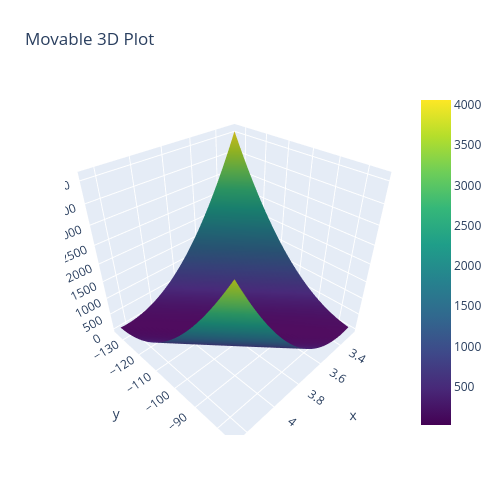

The code cell stored with this chart in its notebook:
### Code cell
def LinearRegression(x,t): #inputs : 1)input data i.e (x). 2)target i.e (t)
    w_opt = np.linalg.pinv(x) @ t
    return w_opt

def Error(w,t,x): #inputs : 1)weight 2)data i.e (t,x)
    #Estimate the target
    y = x @ w
    error = np.mean((y - t) ** 2)
    #Compute and return the error
    return error

########################################
#Generate meaningfull data
########################################
heights = rng.choice(np.arange(50,80), size=25, replace=True)
noise = rng.standard_normal(25) * (20**0.5)
targets = 3.86 * heights - 110.42 + noise
w_true = [3.86, -110.42]

########################################
#Plot scatter plot of data
########################################

plt.scatter(heights, targets)


########################################
#Weight estimation through error surface, i.e., empirically locate the minima of error surface
########################################
#Sample a bunch of w's around w_opt and compute the associated error

X = np.vstack((heights, np.ones(25))).T
w_pseudo_inverse = LinearRegression(X, targets)

predictions = X @ w_pseudo_inverse
error = Error(w_pseudo_inverse, targets,X)
print(error)
w0 = w_pseudo_inverse[0]
w1 = w_pseudo_inverse[1]

x = np.linspace(50, 80, 50)
x_augmented = np.vstack((x, np.ones(50))).T
print(x_augmented.shape, w_pseudo_inverse.shape)
y = x_augmented @ w_pseudo_inverse
y_true = x_augmented @ w_true
plt.plot(x_augmented[:, 0],y, c='m', label="predicted weights")
plt.plot(x_augmented[:, 0],y_true, label="true weights")
plt.xlabel("heights")
plt.ylabel("weights")
plt.title("Linear regression fit")
plt.legend()
plt.show()

#Compute the error
# def Error(w,t,x): #inputs : 1)weight 2)data i.e (t,x)
#     #Estimate the target
#     y = x @ w
#     error = np.mean((y - t) ** 2)
#     #Compute and return the error
#     return error


#Plot 3D error surface and the corresponding contour plots
#Error surface is a function of w0 and w1
# print(type(w0))

w0_min, w0_max = w0 - 0.5, w0 + 0.5
w1_min, w1_max = w1 - 30, w1 + 30

w0s = np.arange(w0_min, w0_max, 0.02)
w1s = np.arange(w1_min, w1_max, 1)
W0, W1 = np.meshgrid(w0s, w1s)
print(W0.shape, W1.shape)
grid_points = np.vstack((W0.ravel(), W1.ravel())).T

errors = np.array([Error(grid_point, targets, X) for grid_point in grid_points])
errors = errors.reshape(W0.shape)

figure = plt.figure(1, figsize = (12, 4))
subplot3d = plt.subplot(111, projection='3d')
surface = subplot3d.plot_surface(W0, W1, errors, rstride=1, cstride=1, cmap=plt.cm.plasma, linewidth=0.1)
plt.show()


plt.contourf(W0, W1, errors, cmap=plt.cm.plasma)
plt.colorbar()
plt.show()


def plot_3d_mesh(X, Y, Z):
  """
  Generates a movable 3D plot using Plotly.

  Args:
    X: NumPy meshgrid for the x-coordinates.
    Y: NumPy meshgrid for the y-coordinates.
    Z: NumPy array containing the output values for each (x, y) pair.

  Returns:
    A Plotly figure object.
  """

  fig = go.Figure(data=[go.Surface(z=Z, x=X, y=Y, colorscale='viridis')])
  fig.update_layout(title='Movable 3D Plot', autosize=False,
                    width=500, height=500,
                    margin=dict(l=65, r=50, b=65, t=90))
  fig.show()

plot_3d_mesh(W0, W1, errors)

#Locate the minima of the error surface

# Create a grid of w0 and w1 values

# Define the error surface
def error_surface(w0, w1):
    w = np.array([w0, w1])
    return np.sum((X @ w - targets) ** 2) / len(x)

# Create a grid of w0 and w1 values
w0_values = np.linspace(w_pseudo_inverse[0] - 0.5, w_pseudo_inverse[0] + 0.5, 100)
w1_values = np.linspace(w_pseudo_inverse[1] - 30, w_pseudo_inverse[1] + 30, 100)
W0, W1 = np.meshgrid(w0_values, w1_values)
E = np.zeros_like(W0)

# Calculate the error surface
for i in range(W0.shape[0]):
    for j in range(W0.shape[1]):
        E[i, j] = error_surface(W0[i, j], W1[i, j])

# Locate the minimum of the error surface
min_index = np.unravel_index(np.argmin(E), E.shape)
w0_min, w1_min = W0[min_index], W1[min_index]

# Plot the error surface
fig = plt.figure()
ax = fig.add_subplot(111, projection='3d')
ax.plot_surface(W0, W1, E, cmap='viridis')
ax.set_xlabel('w0')
ax.set_ylabel('w1')
ax.set_zlabel('Error')
ax.set_title('Error Surface')
plt.show()

# Print the results
print(f"Minimum of the error surface: w0 = {w0_min}, w1 = {w1_min}")
print(f"Using pseudo-inverse formula: w0 = {w_pseudo_inverse[0]}, w1 = {w_pseudo_inverse[1]}")
########################################
#Least squares approach to estimate the weights
########################################
#Complete the below linear regression function
# def LinearRegression(x,t): #inputs : 1)input data i.e (x). 2)target i.e (t)
#     w_opt = np.linalg.pinv(x) @ t
#     return w_opt


#Estimate optimal weight's using "LinearRegression" function



#Estimate the targets using the input x and the estimated weights



#Plot the estimated line on top of the above scatter plot



########################################
#Compare the estimated weight's using least squares approach with the error surface approach
########################################

### Figure 1 — Plotly figure (JSON) as saved in the notebook; plotly's stock layout.template omitted (floating-point values rounded to 4 significant figures; data arrays with more than 128 entries replaced by an {"elided": "..."} marker saying what was removed)
{"data": [{"colorscale": [[0, "#440154"], [0.1111, "#482878"], [0.2222, "#3e4989"], [0.3333, "#31688e"], [0.4444, "#26828e"], [0.5556, "#1f9e89"], [0.6667, "#35b779"], [0.7778, "#6ece58"], [0.8889, "#b5de2b"], [1, "#fde725"]], "type": "surface", "x": {"elided": "60x50 float values"}, "y": {"elided": "60x50 float values"}, "z": {"elided": "60x50 float values"}}], "layout": {"autosize": false, "height": 500, "margin": {"b": 65, "l": 65, "r": 50, "t": 90}, "title": {"text": "Movable 3D Plot"}, "width": 500}}
